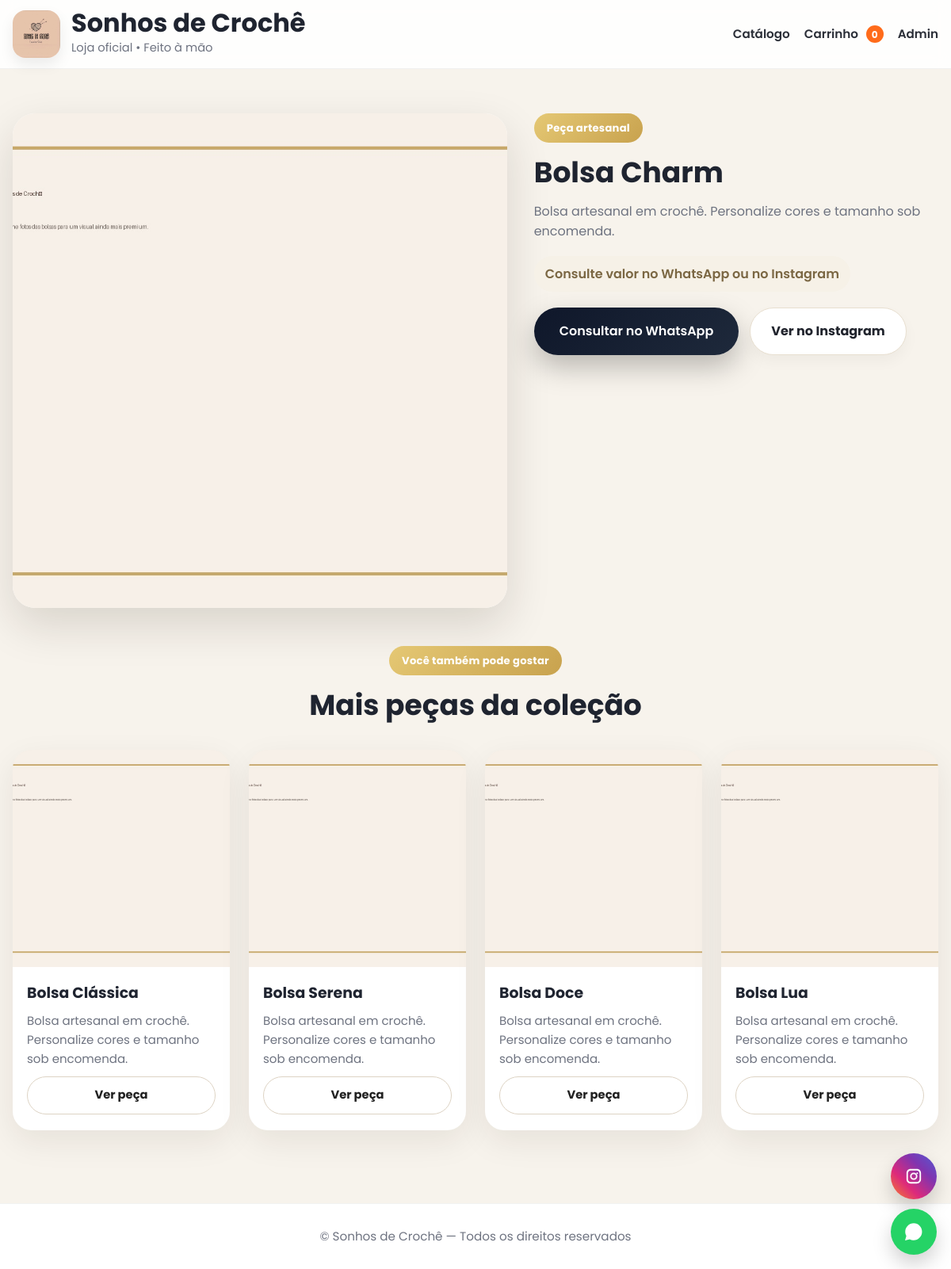
The app's page /produto/19 with its own data.
### app.py (models this page shows)
class Product(db.Model):
    id = db.Column(db.Integer, primary_key=True)
    name = db.Column(db.String(200), nullable=False)
    description = db.Column(db.Text, default="")
    image = db.Column(db.String(300), default="")
    is_active = db.Column(db.Boolean, default=True)
    created_at = db.Column(db.DateTime, default=datetime.utcnow)
    images = db.relationship(
        "ProductImage",
        backref="product",
        cascade="all, delete-orphan",
        lazy=True
    )

### app.py (the view)
    @app.route("/produto/<int:product_id>")
    def product_detail(product_id):
        product = Product.query.get_or_404(product_id)
        if not product.is_active:
            abort(404)
        related_products = (
            Product.query
            .filter(Product.id != product.id, Product.is_active.is_(True))
            .order_by(Product.created_at.desc())
            .limit(4)
            .all()
        )
        return render_template(
            "product_detail.html",
            product=product,
            related_products=related_products
        )

### templates/product_detail.html (shortened to what this page needs)
{% extends "base.html" %}
{% block content %}
<section class="product-page">
  <div class="container product-page-grid">
    <div class="product-gallery">
      <div class="product-main-image">
        {% if product.image %}
          <img src="{{ url_for('static', filename='uploads/' + product.image) }}" alt="{{ product.name }}">
        {% else %}
          <img src="{{ url_for('static', filename='img/placeholder.jpg') }}" alt="{{ product.name }}">
        {% endif %}
      </div>
    </div>
    <div class="product-content">
      <span class="eyebrow">Peça artesanal</span>
      <h1>{{ product.name }}</h1>
      <p class="product-detail-desc">
        {{ product.description }}
      </p>
      <div class="product-detail-note">
        Consulte valor no WhatsApp ou no Instagram
      </div>
      <div class="product-detail-actions">
        <a href="https://wa.me/5579996897122?text=Olá, tenho interesse na peça {{ product.name }}"
           target="_blank"
           class="btn btn-dark">
          Consultar no WhatsApp
        </a>
        <a href="https://instagram.com/sonhosdecroche_byevanice"
           target="_blank"
           class="btn btn-light">
          Ver no Instagram
        </a>
      </div>
    </div>
  </div>
</section>
<section class="related-products">
  <div class="container">
    <div class="section-head">
      <span class="eyebrow">Você também pode gostar</span>
      <h2>Mais peças da coleção</h2>
    </div>
    <div class="products-v3-grid">
      {% for p in related_products %}
      <article class="product-v3-card">
        <a href="{{ url_for('product_detail', product_id=p.id) }}" class="product-v3-image">
          {% if p.image %}
            <img src="{{ url_for('static', filename='uploads/' + p.image) }}" alt="{{ p.name }}">
          {% else %}
            <img src="{{ url_for('static', filename='img/placeholder.jpg') }}" alt="{{ p.name }}">
          {% endif %}
        </a>
        <div class="product-v3-body">
          <h3>{{ p.name }}</h3>
          <p class="product-v3-desc">
            {{ (p.description[:90] ~ '...') if p.description and p.description|length > 90 else p.description }}
          </p>
          <div class="product-v3-actions">
            <a href="{{ url_for('product_detail', product_id=p.id) }}" class="btn btn-outline btn-small">
              Ver peça
            </a>
          </div>
        </div>
      </article>
      {% endfor %}
    </div>
  </div>
</section>
{% endblock %}

### static/css/premium.css (style rules this page uses)
:root { --bg:#f7f3ec; --surface:#ffffff; --surface-soft:#fbf8f2; --text:#1f2430; --muted:#6e7380; --gold:#c8a24e; --gold-dark:#b88f39; --line:#e8dfd0; --shadow:0 14px 40px rgba(33, 24, 9, .08); --shadow-hover:0 22px 56px rgba(33, 24, 9, .14); --radius:28px; }
* { margin:0; padding:0; box-sizing:border-box; }
html { scroll-behavior:smooth; }
body { font-family:'Poppins',sans-serif; background:var(--bg); color:var(--text); line-height:1.6; }
img { display:block; max-width:100%; }
a { color:inherit; }
.container { width:min(1200px, calc(100% - 32px)); margin:0 auto; }
section { padding:74px 0; }
.eyebrow { display:inline-flex; align-items:center; justify-content:center; padding:8px 16px; border-radius:999px; background:linear-gradient(135deg,#e5c874,var(--gold)); color:#fff; font-size:.82rem; font-weight:700; letter-spacing:.02em; margin-bottom:18px; }
.section-head { max-width:760px; margin:0 auto 36px; text-align:center; }
.section-head h2 { font-size:clamp(2rem, 3vw, 2.7rem); line-height:1.12; margin-bottom:10px; }
.btn { display:inline-flex; align-items:center; justify-content:center; text-decoration:none; border:none; cursor:pointer; transition:.25s ease; font-weight:700; }
.btn-dark { background:linear-gradient(135deg,#0f172a,#1e293b); color:white; padding:16px 32px; border-radius:40px; font-weight:600; box-shadow:0 15px 35px rgba(0,0,0,.25); transition:.3s; }
.btn-light { background:#fff; color:#21242d; padding:16px 26px; border-radius:999px; border:1px solid var(--line); box-shadow:0 8px 18px rgba(0,0,0,.04); }
.btn-outline { background:transparent; color:#222; border:1px solid #ddd3c4; padding:11px 16px; border-radius:999px; }
.btn-small { font-size:.92rem; padding:11px 16px; }
.products-v3-grid { display:grid; grid-template-columns:repeat(4,1fr); gap:24px; }
.product-v3-card { background:var(--surface); border-radius:24px; overflow:hidden; box-shadow:var(--shadow); transition:.3s ease; }
.product-v3-image { display:block; background:#efe7d9; }
.product-v3-image img { width:100%; aspect-ratio:1 / 1; object-fit:cover; }
.product-v3-body { padding:18px 18px 20px; }
.product-v3-body h3 { font-size:1.18rem; margin-bottom:8px; }
.product-v3-desc { color:var(--muted); font-size:.94rem; min-height:72px; margin-bottom:10px; }
.product-v3-actions { display:flex; flex-direction:column; gap:10px; }
.product-page { padding:56px 0 22px; }
.product-page-grid { display:grid; grid-template-columns:1.1fr .9fr; gap:34px; align-items:start; }
.product-main-image { background:#fff; border-radius:28px; overflow:hidden; box-shadow:var(--shadow-hover); }
.product-main-image img { width:100%; aspect-ratio:1 / 1; object-fit:cover; }
.product-content h1 { font-size:clamp(2rem, 3vw, 3rem); line-height:1.1; margin-bottom:16px; }
.product-detail-desc { color:var(--muted); font-size:1rem; margin-bottom:18px; }
.product-detail-note { display:inline-block; padding:10px 14px; border-radius:999px; background:#f6f1e7; color:#7b6743; font-weight:600; margin-bottom:20px; }
.product-detail-actions { display:flex; gap:14px; flex-wrap:wrap; }
.related-products { padding-top:26px; padding-bottom:92px; }

### records on screen
Product: name "Bolsa Charm", description "Bolsa artesanal em crochê. Personalize cores e tamanho sob encomenda."
Product: name "Bolsa Clássica", description "Bolsa artesanal em crochê. Personalize cores e tamanho sob encomenda."
Product: name "Bolsa Serena", description "Bolsa artesanal em crochê. Personalize cores e tamanho sob encomenda."
Product: name "Bolsa Doce", description "Bolsa artesanal em crochê. Personalize cores e tamanho sob encomenda."
Product: name "Bolsa Lua", description "Bolsa artesanal em crochê. Personalize cores e tamanho sob encomenda."

### other values on screen
{{ STORE_NAME() }} "Sonhos de Crochê"
{{ cart_count() }} "0"
